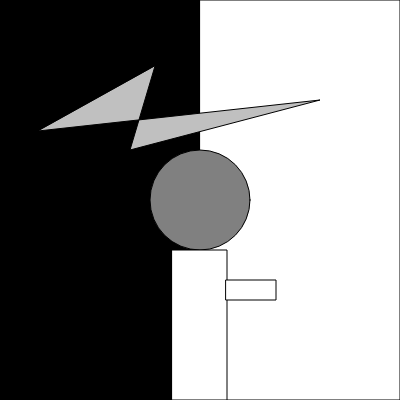
Frame 1 (no input)
Frame 60 (no input): identical to frame 1, image omitted
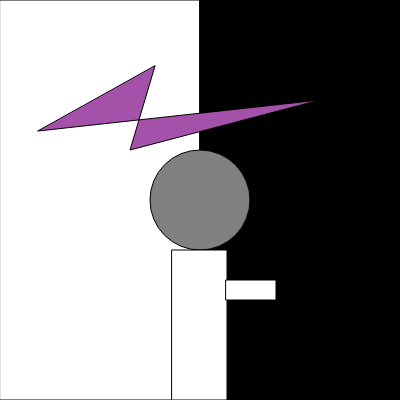
Frame 120 (the mouse pressed at the canvas centre since frame 60)

The p5.js sketch that drew these frames (run headless with seeded random() and noise() and a simulated clock; from frame 60 on, the mouse is pressed at the canvas centre):

// p5.js sketch
// ── sketch.js
let amt, startColor, newColor;

function setup() {
  createCanvas(400, 400);
  
  startColor = color(255,255,255);
  newColor = color(random(255),random(255),random(255));
  amt = 0;
}

function draw() {
  background(220);
  
  fill("black");
  if (mouseIsPressed) {
    fill("white");
  }
  rect(0, 0, 200, 400);
  
  fill("white");
  if (mouseIsPressed) {
    fill("black");
  }
  rect(200, 0, 200, 400);
  
  fill("grey");
  circle(200, 200, 100);
  
  fill("white");
  rect(172, 250, 55, 150);
  
  fill("white");
  rect(226, 280, 50, 20);
  
  fill("silver");
  if (mouseIsPressed) {
    fill(lerpColor(startColor, newColor, amt));
  }
  amt += 0.01;
  if(amt >= 1){
    amt = 0.0;
    startColor = newColor;
    newColor = color(random(255),random(255),random(255));
  }
 quad(38, 131, 320, 100,
        130, 150, 155, 66); 
}
function mouseReleased() {
  print(mouseX + ", " + mouseY) ;
}
function mousePressed() {
  fill("white");
  rect(0, 0, 200, 400);
  
  fill("black");
  rect(200, 0, 200, 400);
 // print("the mouse is pressed")
}
// ── style.css
body {
    padding: 1em;
    font-family: 'Gill Sans', 'Gill Sans MT', Calibri, 'Trebuchet MS', sans-serif;
}
